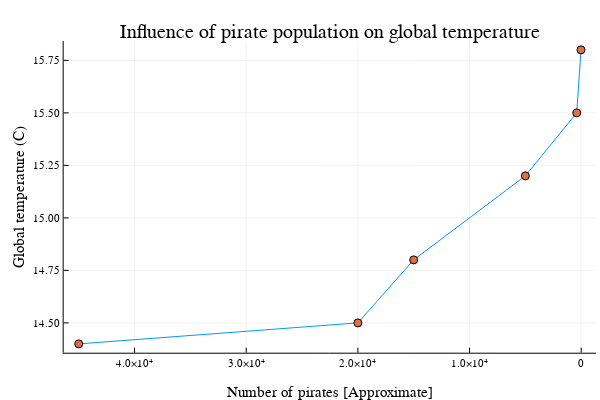

This figure's notebook cell:
### Code cell
plot(numpirates, globaltemperatures, legend=false)
scatter!(numpirates, globaltemperatures, legend=false)

xflip!()

xlabel!("Number of pirates [Approximate]")
ylabel!("Global temperature (C)")
title!("Influence of pirate population on global temperature")

### Figure 1 — Plotly figure (JSON) as saved in the notebook; plotly's stock layout.template omitted (floating-point values rounded to 4 significant figures)
{"data": [{"colorbar": {"len": 0.8657, "title": "", "x": 0.9934, "y": 0.5087}, "legendgroup": "y1", "line": {"color": "rgba(0, 154, 250, 1.000)", "dash": "solid", "shape": "linear", "width": 1}, "mode": "lines", "name": "y1", "showlegend": true, "type": "scatter", "x": [45000, 20000, 15000, 5000, 400, 17], "xaxis": "x", "y": [14.4, 14.5, 14.8, 15.2, 15.5, 15.8], "yaxis": "y"}, {"colorbar": {"len": 0.8657, "title": "", "x": 0.9934, "y": 0.5087}, "legendgroup": "y2", "marker": {"color": "rgba(227, 111, 71, 1.000)", "line": {"color": "rgba(0, 0, 0, 1.000)", "width": 1}, "size": 8, "symbol": "circle"}, "mode": "markers", "name": "y2", "showlegend": true, "type": "scatter", "x": [45000, 20000, 15000, 5000, 400, 17], "xaxis": "x", "y": [14.4, 14.5, 14.8, 15.2, 15.5, 15.8], "yaxis": "y"}], "layout": {"annotations": [{"font": {"color": "rgba(0, 0, 0, 1.000)", "family": "sans-serif", "size": 20}, "rotation": 0, "showarrow": false, "text": "Influence of pirate population on global temperature", "x": 0.5498, "xanchor": "center", "xref": "paper", "y": 1, "yanchor": "top", "yref": "paper"}], "height": 400, "margin": {"b": 20, "l": 0, "r": 0, "t": 20}, "paper_bgcolor": "rgba(255, 255, 255, 1.000)", "plot_bgcolor": "rgba(255, 255, 255, 1.000)", "showlegend": false, "width": 600, "xaxis": {"anchor": "y", "domain": [0.1061, 0.9934], "gridcolor": "rgba(0, 0, 0, 0.100)", "gridwidth": 0.5, "linecolor": "rgba(0, 0, 0, 1.000)", "mirror": false, "range": [46350.0, -1332.0], "showgrid": true, "showline": true, "showticklabels": true, "tickangle": 0, "tickcolor": "rgb(0, 0, 0)", "tickfont": {"color": "rgba(0, 0, 0, 1.000)", "family": "sans-serif", "size": 11}, "tickmode": "array", "ticks": "inside", "ticktext": ["0", "1.0×10⁴", "2.0×10⁴", "3.0×10⁴", "4.0×10⁴"], "tickvals": [0, 10000, 20000, 30000, 40000], "title": "Number of pirates [Approximate]", "titlefont": {"color": "rgba(0, 0, 0, 1.000)", "family": "sans-serif", "size": 15}, "type": "-", "visible": true, "zeroline": false, "zerolinecolor": "rgba(0, 0, 0, 1.000)"}, "yaxis": {"anchor": "x", "domain": [0.07581, 0.9415], "gridcolor": "rgba(0, 0, 0, 0.100)", "gridwidth": 0.5, "linecolor": "rgba(0, 0, 0, 1.000)", "mirror": false, "range": [14.36, 15.84], "showgrid": true, "showline": true, "showticklabels": true, "tickangle": 0, "tickcolor": "rgb(0, 0, 0)", "tickfont": {"color": "rgba(0, 0, 0, 1.000)", "family": "sans-serif", "size": 11}, "tickmode": "array", "ticks": "inside", "ticktext": ["14.50", "14.75", "15.00", "15.25", "15.50", "15.75"], "tickvals": [14.5, 14.75, 15, 15.25, 15.5, 15.75], "title": "Global temperature (C)", "titlefont": {"color": "rgba(0, 0, 0, 1.000)", "family": "sans-serif", "size": 15}, "type": "-", "visible": true, "zeroline": false, "zerolinecolor": "rgba(0, 0, 0, 1.000)"}}}
